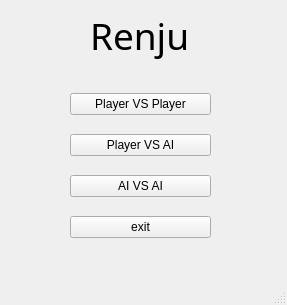
<?xml version="1.0" encoding="UTF-8"?>
<ui version="4.0">
 <class>MainWindow</class>
 <widget class="QMainWindow" name="MainWindow">
  <property name="geometry">
   <rect>
    <x>0</x>
    <y>0</y>
    <width>287</width>
    <height>305</height>
   </rect>
  </property>
  <property name="windowTitle">
   <string>Game Setting</string>
  </property>
  <widget class="QWidget" name="centralwidget">
   <widget class="QLabel" name="label">
    <property name="geometry">
     <rect>
      <x>90</x>
      <y>10</y>
      <width>111</width>
      <height>51</height>
     </rect>
    </property>
    <property name="font">
     <font>
      <family>更纱黑体 UI SC</family>
      <pointsize>28</pointsize>
     </font>
    </property>
    <property name="text">
     <string>Renju</string>
    </property>
   </widget>
   <widget class="QWidget" name="">
    <property name="geometry">
     <rect>
      <x>70</x>
      <y>80</y>
      <width>141</width>
      <height>171</height>
     </rect>
    </property>
    <layout class="QVBoxLayout" name="verticalLayout">
     <item>
      <widget class="QPushButton" name="pvp">
       <property name="text">
        <string>Player VS Player</string>
       </property>
      </widget>
     </item>
     <item>
      <widget class="QPushButton" name="pve">
       <property name="text">
        <string>Player VS AI</string>
       </property>
      </widget>
     </item>
     <item>
      <widget class="QPushButton" name="eve">
       <property name="text">
        <string>AI VS AI</string>
       </property>
      </widget>
     </item>
     <item>
      <widget class="QPushButton" name="exit">
       <property name="text">
        <string>exit</string>
       </property>
      </widget>
     </item>
    </layout>
   </widget>
  </widget>
  <widget class="QMenuBar" name="menubar">
   <property name="geometry">
    <rect>
     <x>0</x>
     <y>0</y>
     <width>287</width>
     <height>21</height>
    </rect>
   </property>
  </widget>
  <widget class="QStatusBar" name="statusbar"/>
 </widget>
 <resources/>
 <connections/>
</ui>
